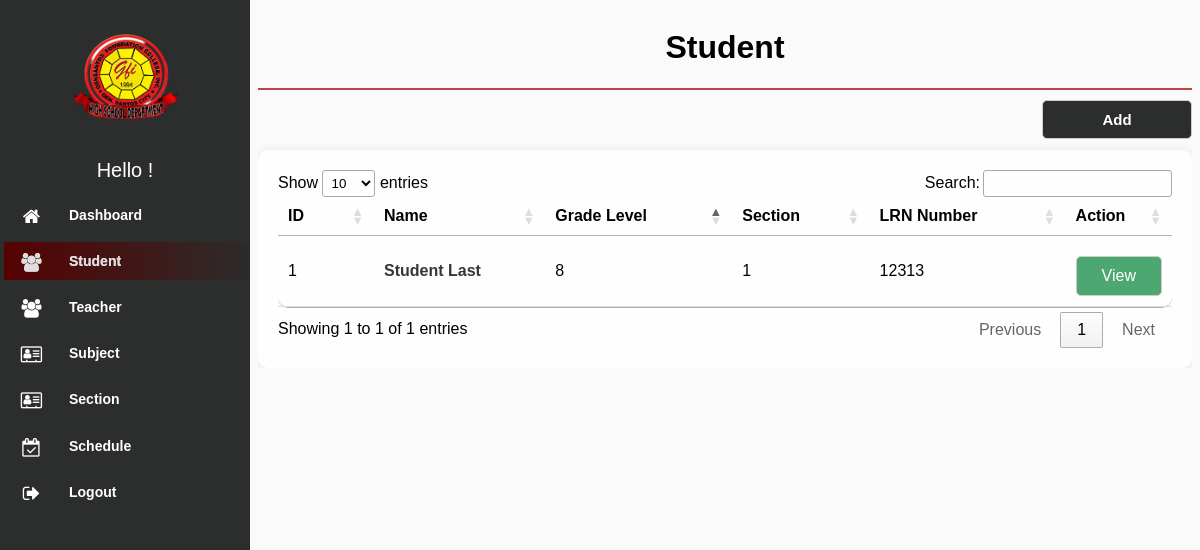
Page /modules/Student/index.php (signed in) on the earlier database version.
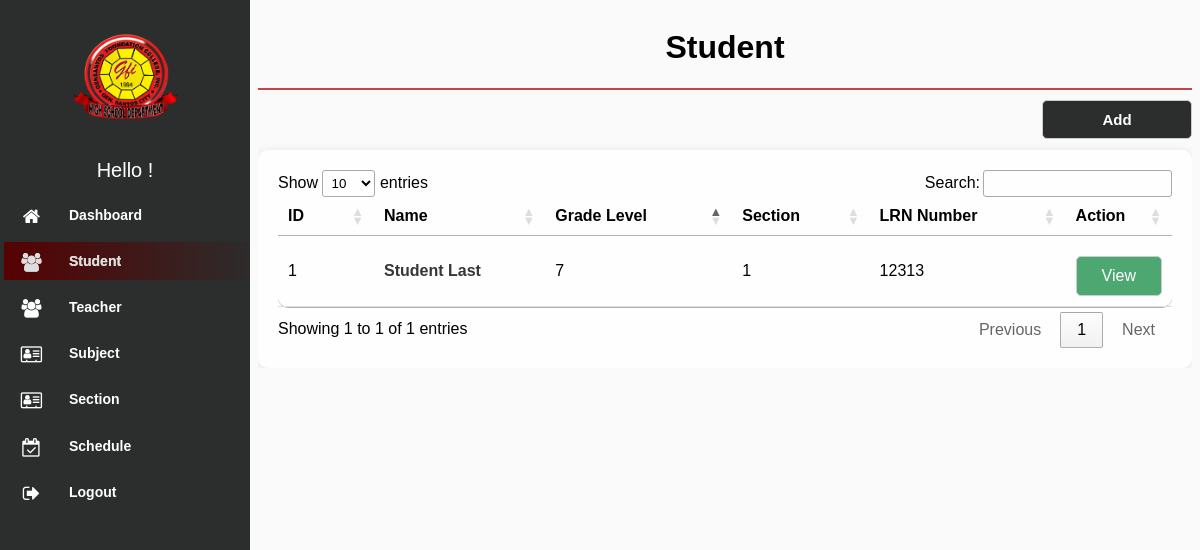
Same page on the later database version.
### tables this page shows
CREATE TABLE `student` (
  `id` int(11) NOT NULL,
  `first_name` varchar(100) NOT NULL,
  `middle_name` varchar(100) DEFAULT NULL,
  `last_name` varchar(100) NOT NULL,
  `suffix` varchar(20) DEFAULT NULL,
  `gender` enum('Male','Female') NOT NULL,
  `age` int(11) NOT NULL,
  `address` varchar(255) NOT NULL,
  `contact_number` varchar(20) NOT NULL,
  `birthdate` date NOT NULL,
  `birthplace` varchar(255) NOT NULL,
  `nationality` varchar(100) NOT NULL,
  `religion` varchar(100) NOT NULL,
  `father_name` varchar(100) DEFAULT NULL,
  `father_occupation` varchar(100) DEFAULT NULL,
  `father_contact` varchar(20) DEFAULT NULL,
  `mother_name` varchar(100) DEFAULT NULL,
  `mother_occupation` varchar(100) DEFAULT NULL,
  `mother_contact` varchar(20) DEFAULT NULL,
  `guardian_name` varchar(100) DEFAULT NULL,
  `guardian_contact` varchar(20) DEFAULT NULL,
  `elementary_name` varchar(255) DEFAULT NULL,
  `elementary_address` varchar(255) DEFAULT NULL,
  `elementary_year` varchar(4) DEFAULT NULL,
  `email` varchar(255) NOT NULL,
  `grade_level` varchar(50) NOT NULL,
  `lrn_number` varchar(50) NOT NULL,
  `section` varchar(100) NOT NULL,
  `grade7_section` varchar(100) DEFAULT NULL,
  `grade8_section` varchar(100) DEFAULT NULL,
  `grade9_section` varchar(100) DEFAULT NULL,
  `grade10_section` varchar(100) DEFAULT NULL,
  `username` varchar(255) NOT NULL,
  `password` varchar(255) NOT NULL,
  `del_status` varchar(100) NOT NULL
);

### modules/Student/index.php (the view, shortened to what this page needs)
<!DOCTYPE html>
<html lang="en">
<head>
    <link rel="stylesheet" type="text/css" href="../../assets/css/font-awesome-4.7.0/css/menu.css">
    <link rel="stylesheet" type="text/css" href="../../assets/css/font-awesome-4.7.0/css/style.css">
    <link rel="stylesheet" type="text/css" href="../../assets/css/font-awesome-4.7.0/css/font-awesome.min.css"
        rel="stylesheet">
    <link rel="stylesheet" href="../../assets/css/jquery.dataTables.min.css">
</head>
<body>
    <?php
$page = 'Student';
include "../../navbar.php";
include "../../db_conn.php";
 ?>
        <div class="content">
            <div class="header">
                <h1><?php if ($page) {echo $page;} ?></h1>
            </div>
            <div class="search-box">
                <a href="./add.php"><button>Add</button></a>
            </div>
            <div class="table_wrap">
            <table id="example" class="data list">
                <thead>
                    <th style="width: 60px;">ID</th>
                    <th>Name</th>
                    <th>Grade Level</th>
                    <th>Section</th>
                    <th>LRN Number</th>
                    <th style="width: 55px;">Action</th>
                </thead>
                <?php
                $squery = mysqli_query($conn, "SELECT * FROM student WHERE del_status != 'deleted' ORDER BY grade_level;");
                while ($row = mysqli_fetch_array($squery)) {
                ?>
                <tr class="table-row">
                    <td><?php echo $row['id']; ?></td>
                    <td>
                        <div class="profile">
                        <span class="name"><?php echo $row['first_name'] . " " . $row['last_name']; ?></span>
                        </div>
                    </td>
                    <td><?php echo $row['grade_level']; ?></td>
                    <td><?php echo $row['section']; ?></td>
                    <td><?php echo $row['lrn_number']; ?></td>
                    <td>
                        <a class="view" href="edit.php?id=<?php echo $row['id']; ?>">
                        View
                        </a>
                    </td>
                </tr>
                <?php }?>
            </table>
            </div>
        </div>
</body>
</html>

### navbar.php (shortened to what this page needs)
<?php
$name = $_SESSION['name'];
?>
<div class="container">
        <div class="sidebar">
            <nav class="main-menu">
                <div>
                    <img src="../../assets/img/logo.png" alt="Logo" class="logo">
                </div>
                <div class="user">Hello <?php echo $name; ?>! </div>
                <div class="scrollbar" id="style-1">
                    <ul>
                        <li class="darkerlishadow <?php if ($page == 'Dashboard') {echo 'active';} ?>">
                            <a href="../dashboard">
                                <i class="fa fa-home fa-lg"></i>
                                <span class="nav-text">Dashboard</span>
                            </a>
                        </li>
                        <li class="darkerli <?php if ($page == 'Student') {echo 'active';} ?>">
                            <a href="../Student/">
                                <i class="fa fa-users fa-lg"></i>
                                <span class="nav-text">
                                    Student
                                </span>
                            </a>
                        </li>
                        <li class="darkerli <?php if ($page == 'Teacher') {echo 'active';} ?>">
                            <a href="../Teacher/">
                                <i class="fa fa-users fa-lg"></i>
                                <span class="nav-text">Teacher</span>
                            </a>
                        </li>
                        <li class="darkerli <?php if ($page == 'Subject') {echo 'active';} ?>">
                            <a href="../subject/">
                                <i class="fa fa-address-card-o fa-lg"></i>
                                <span class="nav-text">
                                    Subject
                                </span>
                            </a>
                        </li>
                        <li class="darkerli <?php if ($page == 'Section') {echo 'active';} ?>">
                            <a href="../section/">
                                <i class="fa fa-address-card-o fa-lg"></i>
                                <span class="nav-text">
                                    Section
                                </span>
                            </a>
                        </li>
                        <li class="darkerli <?php if ($page == 'Schedule') {echo 'active';} ?>">
                            <a href="../Schedule/">
                                <i class="fa fa-calendar-check-o fa-lg"></i>
                                <span class="nav-text">
                                    Schedule
                                </span>
                            </a>
                        </li>
                    </ul>
                    <ul class="logout">
                        <li>
                            <a id="deleteButton">
                                <i class="fa fa-sign-out fa-lg"></i>
                                <span class="nav-text">
                                    Logout
                                </span>
                            </a>
                        </li>
                    </ul>
            </nav>
        </div>
    </div>

Differences in the rows shown:
changed student "Student": grade_level "8" → "7"
